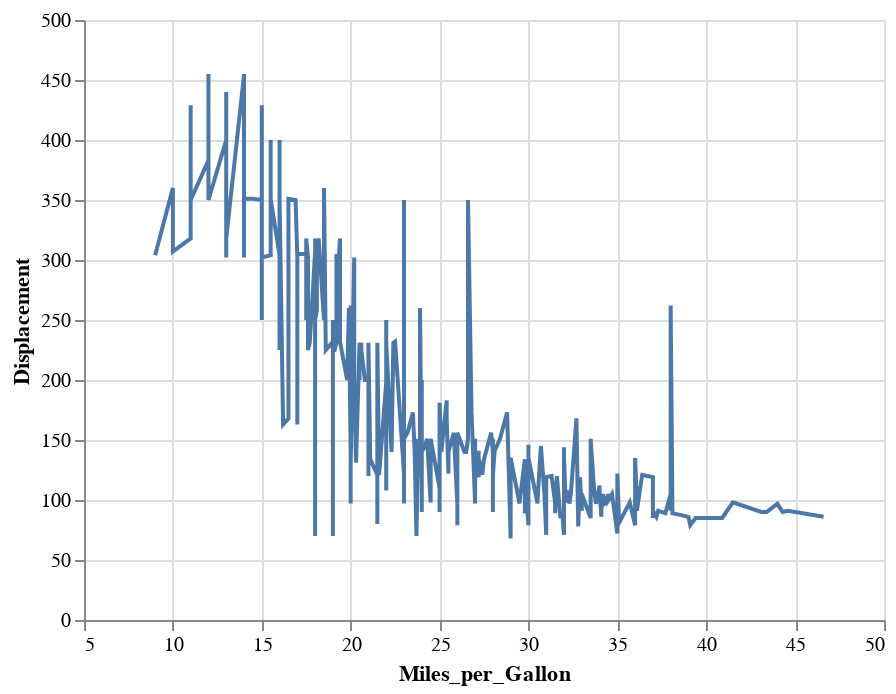

The notebook cell this image was saved under:
### Code cell
cars_chart.mark_line().encode(x = 'Miles_per_Gallon', y = 'Displacement')

### Figure 1 — Vega-Lite specification as saved in the notebook (floating-point values rounded to 4 significant figures; data arrays with more than 128 entries replaced by an {"elided": "..."} marker saying what was removed)
{"config": {"view": {"continuousWidth": 400, "continuousHeight": 300}}, "data": {"name": "data-f02450ab61490a1363517a0190416235"}, "mark": "line", "encoding": {"x": {"type": "quantitative", "field": "Miles_per_Gallon"}, "y": {"type": "quantitative", "field": "Displacement"}}, "$schema": "https://vega.github.io/schema/vega-lite/v4.8.1.json", "datasets": {"data-f02450ab61490a1363517a0190416235": {"elided": "406 records"}}}
